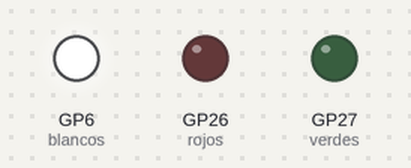
A program run on a simulated Raspberry Pi Pico running MicroPython. On the bench: output pins drawn as LEDs (lit = HIGH).

Above: at 0.2 s.
At 5.7 s:
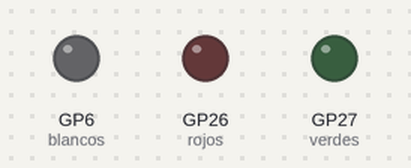
At 8.2 s:
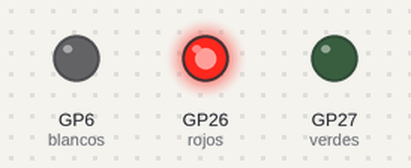
At 11.2 s:
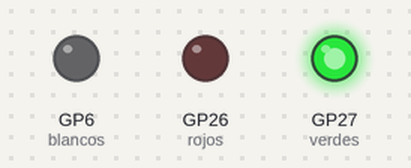
Timing chart, 0 to 11.7 s (numbered marks = the images above):
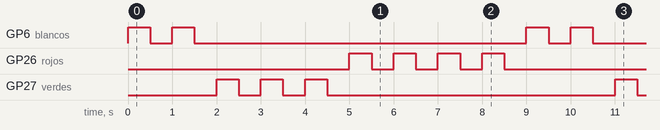

Measured:
- by itself, GP6 (blancos): repeats every 9.0 s: LOW 0.50 s, HIGH 0.50 s, LOW 7.5 s, HIGH 0.50 s
- by itself, GP26 (rojos): repeats every 9.0 s: 3 × (LOW 0.50 s, HIGH 0.50 s), LOW 5.5 s, HIGH 0.50 s
- by itself, GP27 (verdes): repeats every 9.0 s: 2 × (LOW 0.50 s, HIGH 0.50 s), LOW 6.5 s, HIGH 0.50 s

The program:

Leccion_4.py
```python
from machine import Pin
import time

# Configuración de pines GPIO para LEDs
blancos = Pin(6, Pin.OUT)
verdes = Pin(27, Pin.OUT)
rojos = Pin(26, Pin.OUT)

# Función para parpadear LED blanco 2 veces
def leds_blancos():
    for _ in range(2):
        blancos.value(1)
        time.sleep(0.5)
        blancos.value(0)
        time.sleep(0.5)

# Función para parpadear LED verde 3 veces
def leds_verdes():
    for _ in range(3):
        verdes.value(1)
        time.sleep(0.5)
        verdes.value(0)
        time.sleep(0.5)

# Función para parpadear LED rojo 4 veces
def leds_rojos():
    for _ in range(4):
        rojos.value(1)
        time.sleep(0.5)
        rojos.value(0)
        time.sleep(0.5)

# Bucle principal que ejecuta la secuencia indefinidamente
while True:
    leds_blancos()
    leds_verdes()
    leds_rojos()
```
